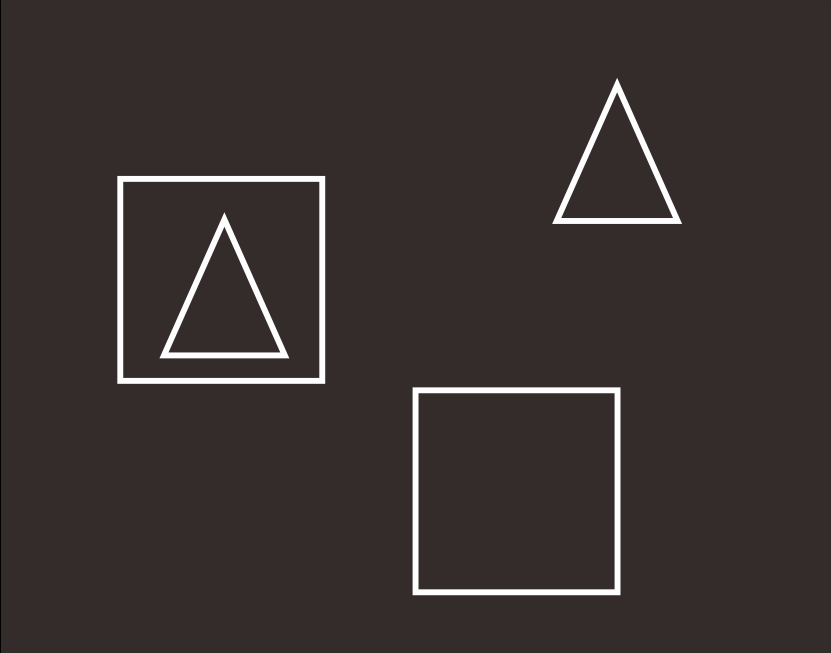
#> input picture deteksi warna dan bentuk/shapeUji8.png, 831 x 653 px
$ python detect_shape.py
#> lines starting #> are read from the running program, lines starting #| are printed output that depends on the picture; after the words box and inside, x2 and y2 are one past the last pixel; in counts of white or black regions, pixels touching at a corner belong together
import imutils
from cv2 import cv2

def detectshape(c):
# initialize the shape name and approximate the contour
        shape = "unidentified"
        peri = cv2.arcLength(c, True)
        approx = cv2.approxPolyDP(c, 0.04 * peri, True)

	# if the shape is a triangle, it will have 3 vertices
        if len(approx) == 3:
                shape = "triangle"

	# if the shape has 4 vertices, it is either a square or
	# a rectangle
        elif len(approx) == 4:
                # compute the bounding box of the contour and use the
		# bounding box to compute the aspect ratio
                (x, y, w, h) = cv2.boundingRect(approx)
                ar = w / float(h)

		# a square will have an aspect ratio that is approximately
		# equal to one, otherwise, the shape is a rectangle
                shape = "square" if ar >= 0.95 and ar <= 1.05 else "rectangle"

	# if the shape is a pentagon, it will have 5 vertices
        elif len(approx) == 5:
                shape = "pentagon"

	# otherwise, we assume the shape is a circle
        else:
                shape = "circle"

	# return the name of the shape
        return shape

image = cv2.imread("shapeUji8.png")
#> image is the input picture: shape (653, 831, 3); mean B, G, R 48.6, 49.5, 56.4
resized = imutils.resize(image, width=300)
ratio = image.shape[0] / float(resized.shape[0])
#> ratio = 2.78

gray = cv2.cvtColor(resized, cv2.COLOR_BGR2GRAY)
blurred = cv2.GaussianBlur(gray, (5, 5), 0)
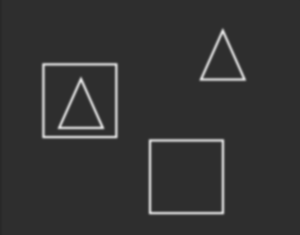
#> blurred: shape (235, 300); min 40, max 225, mean 51.5
thresh = cv2.threshold(blurred, 60, 255, cv2.THRESH_BINARY)[1]
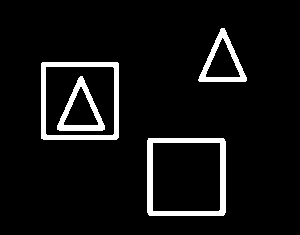
#> thresh: shape (235, 300); 6.6% white; 4 white regions

# find contours and hierarchy in the  image and initialize the
# shape detector
cnts,hierarchy = cv2.findContours(thresh, cv2.RETR_TREE, cv2.CHAIN_APPROX_SIMPLE)
#> cnts = 8 contours; box (x1, y1, x2, y2) and area: (147, 138, 226, 216) 5996, (41, 62, 119, 140) 5924, (45, 66, 115, 136) 4754, (152, 142, 221, 212) 4688, (57, 76, 105, 131) 1428, (198, 28, 247, 82) 1404, (205, 37, 241, 78) 764, (63, 86, 99, 126) 752

#list
shapes = []
shapesSgtg = []
results = []

# detecting shape square and triangle, and save the index number
for cIdx, c in enumerate(cnts):
	shape = detectshape(c)
	if shape == "square":
		shapes.append(cIdx)
	if shape == "triangle":
		shapesSgtg.append(cIdx)
#> this loop made 8 passes
#> (shape, peri in detectshape, approx in detectshape, x in detectshape, y in detectshape, w in detectshape, h in detectshape, ar in detectshape) on passes 1 to 4: ('square', 305.9, [[148, 138], [148, 214], [223, 215], [224, 139]], 148, 138, 77, 78, 0.987), ('square', 271.1, [[152, 143], [219, 142], [220, 209], [153, 211]], 152, 142, 69, 70, 0.986), ('square', 305.1, [[42, 62], [41, 138], [116, 139], [118, 63]], 41, 62, 78, 78, 1), ('square', 271.9, [[45, 67], [112, 66], [114, 133], [47, 135]], 45, 66, 70, 70, 1)
#> (shape, peri in detectshape, approx in detectshape) on passes 5 to 8: ('triangle', 174.5, [[80, 76], [57, 129], [102, 130]]), ('triangle', 126.9, [[80, 86], [97, 125], [63, 124]]), ('triangle', 174.5, [[221, 28], [198, 80], [245, 81]]), ('triangle', 128.3, [[222, 37], [239, 77], [205, 76]])
#> after the loop, shapes = [0, 1, 2, 3]; shapesSgtg = [4, 5, 6, 7]

# checking, is the triangle a child of square
for x in shapesSgtg:
	for y in shapes:
		if hierarchy[0][x][3] == y:
			results.append(x)
#> this loop made 4 passes
#> after the loop, results = [4]

# marking the detection in the image and labelling
for rIdx, result in enumerate(results):
	counts = cnts[result]
	M = cv2.moments(counts)
	cX = int((M["m10"] / M["m00"]) * ratio)
	cY = int((M["m01"] / M["m00"]) * ratio)
	counts = counts.astype("float")
	counts *= ratio
	counts = counts.astype("int")
	cv2.drawContours(image, [counts], -1, (0, 255, 0), 2)
	cv2.putText(image, str(rIdx), (cX, cY), cv2.FONT_HERSHEY_SIMPLEX, 0.5, (255, 255, 255), 2)
#> this loop made 1 pass
#> (rIdx, result, cX, cY) on pass 1: (0, 4, 223, 308)
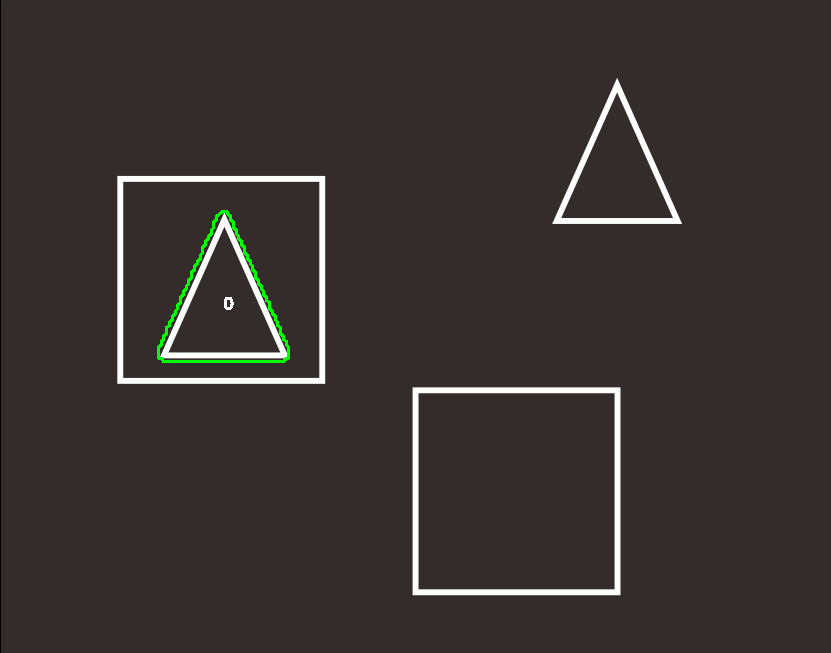
#> image: shape (653, 831, 3); 0.3% of pixels changed, all inside (x1, y1, x2, y2) = (157, 210, 290, 363)

#show the result
cv2.imshow("Image", image)
cv2.waitKey(0)
